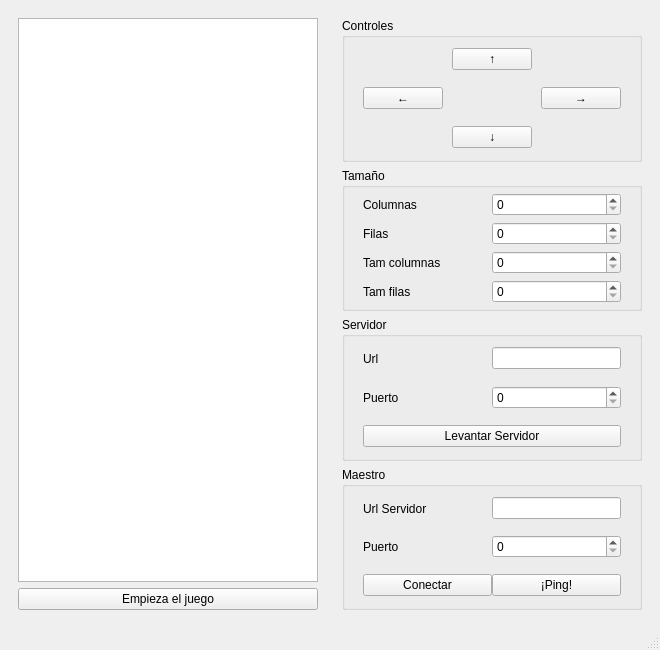
<?xml version="1.0" encoding="UTF-8"?>
<ui version="4.0">
  <class>Snake</class>
  <widget class="QMainWindow" name="Snake">
    <property name="geometry">
      <rect>
	<x>0</x>
	<y>0</y>
	<width>660</width>
	<height>650</height>
      </rect>
    </property>
    <property name="windowTitle">
      <string>Juego Snake</string>
    </property>
    <widget class="QWidget" name="centralwidget">
      <layout class="QHBoxLayout" name="horizontalLayout_2">
	<item>
	  <layout class="QHBoxLayout" name="horizontalLayout">
	    <item>
	      <widget class="QWidget" name="widget_2" native="true">
		<layout class="QVBoxLayout" name="verticalLayout_4">
		  <item>
		    <layout class="QVBoxLayout" name="verticalLayout_2">
		      <item>
			<widget class="QTableWidget" name="PantallaJuego"/>
		      </item>
		      <item>
			<widget class="QPushButton" name="EmpiezaJuego">
			  <property name="text">
			    <string>Empieza el juego</string>
			  </property>
			</widget>
		      </item>
		    </layout>
		  </item>
		</layout>
	      </widget>
	    </item>
	    <item>
	      <widget class="QWidget" name="widget" native="true">
		<layout class="QVBoxLayout" name="verticalLayout_15">
		  <item>
		    <layout class="QVBoxLayout" name="verticalLayout_14">
		      <item>
			<widget class="QGroupBox" name="Controles">
			  <property name="title">
			    <string>Controles</string>
			  </property>
			  <layout class="QVBoxLayout" name="verticalLayout_23">
			    <property name="spacing">
			      <number>0</number>
			    </property>
			    <property name="topMargin">
			      <number>2</number>
			    </property>
			    <property name="bottomMargin">
			      <number>2</number>
			    </property>
			    <item>
			      <layout class="QVBoxLayout" name="verticalLayout_22">
				<item>
				  <widget class="QWidget" name="Up" native="true">
				    <layout class="QHBoxLayout" name="horizontalLayout_33">
				      <property name="spacing">
					<number>0</number>
				      </property>
				      <property name="topMargin">
					<number>0</number>
				      </property>
				      <property name="bottomMargin">
					<number>0</number>
				      </property>
				      <item>
					<layout class="QHBoxLayout" name="horizontalLayout_30">
					  <property name="leftMargin">
					    <number>0</number>
					  </property>
					  <property name="rightMargin">
					    <number>0</number>
					  </property>
					  <item>
					    <spacer name="horizontalSpacer_2">
					      <property name="orientation">
						<enum>Qt::Horizontal</enum>
					      </property>
					      <property name="sizeHint" stdset="0">
						<size>
						  <width>40</width>
						  <height>20</height>
						</size>
					      </property>
					    </spacer>
					  </item>
					  <item>
					    <widget class="QPushButton" name="UpButton">
					      <property name="text">
						<string>&#8593;</string>
					      </property>
					    </widget>
					  </item>
					  <item>
					    <spacer name="horizontalSpacer">
					      <property name="orientation">
						<enum>Qt::Horizontal</enum>
					      </property>
					      <property name="sizeHint" stdset="0">
						<size>
						  <width>40</width>
						  <height>20</height>
						</size>
					      </property>
					    </spacer>
					  </item>
					</layout>
				      </item>
				    </layout>
				  </widget>
				</item>
				<item>
				  <widget class="QWidget" name="LeftRight" native="true">
				    <layout class="QHBoxLayout" name="horizontalLayout_31">
				      <property name="spacing">
					<number>0</number>
				      </property>
				      <property name="topMargin">
					<number>0</number>
				      </property>
				      <property name="bottomMargin">
					<number>0</number>
				      </property>
				      <item>
					<layout class="QHBoxLayout" name="horizontalLayout_28">
					  <property name="leftMargin">
					    <number>0</number>
					  </property>
					  <property name="rightMargin">
					    <number>0</number>
					  </property>
					  <item>
					    <widget class="QPushButton" name="LeftButton">
					      <property name="text">
						<string>&#8592;</string>
					      </property>
					    </widget>
					  </item>
					  <item>
					    <spacer name="horizontalSpacer_5">
					      <property name="orientation">
						<enum>Qt::Horizontal</enum>
					      </property>
					      <property name="sizeHint" stdset="0">
						<size>
						  <width>40</width>
						  <height>20</height>
						</size>
					      </property>
					    </spacer>
					  </item>
					  <item>
					    <widget class="QPushButton" name="RightButton">
					      <property name="text">
						<string>&#8594;</string>
					      </property>
					    </widget>
					  </item>
					</layout>
				      </item>
				    </layout>
				  </widget>
				</item>
				<item>
				  <widget class="QWidget" name="Down" native="true">
				    <layout class="QHBoxLayout" name="horizontalLayout_32">
				      <property name="spacing">
					<number>0</number>
				      </property>
				      <property name="topMargin">
					<number>0</number>
				      </property>
				      <property name="bottomMargin">
					<number>0</number>
				      </property>
				      <item>
					<layout class="QHBoxLayout" name="horizontalLayout_29">
					  <property name="leftMargin">
					    <number>0</number>
					  </property>
					  <property name="rightMargin">
					    <number>0</number>
					  </property>
					  <item>
					    <spacer name="horizontalSpacer_3">
					      <property name="orientation">
						<enum>Qt::Horizontal</enum>
					      </property>
					      <property name="sizeHint" stdset="0">
						<size>
						  <width>40</width>
						  <height>20</height>
						</size>
					      </property>
					    </spacer>
					  </item>
					  <item>
					    <widget class="QPushButton" name="DownButton">
					      <property name="text">
						<string>&#8595;</string>
					      </property>
					    </widget>
					  </item>
					  <item>
					    <spacer name="horizontalSpacer_4">
					      <property name="orientation">
						<enum>Qt::Horizontal</enum>
					      </property>
					      <property name="sizeHint" stdset="0">
						<size>
						  <width>40</width>
						  <height>20</height>
						</size>
					      </property>
					    </spacer>
					  </item>
					</layout>
				      </item>
				    </layout>
				  </widget>
				</item>
			      </layout>
			    </item>
			  </layout>
			</widget>
		      </item>
		      <item>
			<widget class="QGroupBox" name="Size">
			  <property name="title">
			    <string>Tamaño</string>
			  </property>
			  <layout class="QVBoxLayout" name="verticalLayout_21">
			    <property name="spacing">
			      <number>0</number>
			    </property>
			    <property name="topMargin">
			      <number>2</number>
			    </property>
			    <property name="bottomMargin">
			      <number>2</number>
			    </property>
			    <item>
			      <layout class="QVBoxLayout" name="verticalLayout_20">
				<property name="spacing">
				  <number>0</number>
				</property>
				<item>
				  <widget class="QWidget" name="Columnas" native="true">
				    <layout class="QHBoxLayout" name="horizontalLayout_18">
				      <property name="spacing">
					<number>0</number>
				      </property>
				      <property name="topMargin">
					<number>2</number>
				      </property>
				      <property name="bottomMargin">
					<number>2</number>
				      </property>
				      <item>
					<layout class="QHBoxLayout" name="horizontalLayout_17">
					  <item>
					    <widget class="QLabel" name="label_5">
					      <property name="text">
						<string>Columnas</string>
					      </property>
					    </widget>
					  </item>
					  <item>
					    <widget class="QSpinBox" name="spinBox_3"/>
					  </item>
					</layout>
				      </item>
				    </layout>
				  </widget>
				</item>
				<item>
				  <widget class="QWidget" name="Filas" native="true">
				    <layout class="QHBoxLayout" name="horizontalLayout_23">
				      <property name="spacing">
					<number>0</number>
				      </property>
				      <property name="topMargin">
					<number>2</number>
				      </property>
				      <property name="bottomMargin">
					<number>2</number>
				      </property>
				      <item>
					<layout class="QHBoxLayout" name="horizontalLayout_20">
					  <item>
					    <widget class="QLabel" name="label_6">
					      <property name="text">
						<string>Filas</string>
					      </property>
					    </widget>
					  </item>
					  <item>
					    <widget class="QSpinBox" name="spinBox_4"/>
					  </item>
					</layout>
				      </item>
				    </layout>
				  </widget>
				</item>
				<item>
				  <widget class="QWidget" name="TamColumnas" native="true">
				    <layout class="QHBoxLayout" name="horizontalLayout_24">
				      <property name="spacing">
					<number>0</number>
				      </property>
				      <property name="topMargin">
					<number>2</number>
				      </property>
				      <property name="bottomMargin">
					<number>2</number>
				      </property>
				      <item>
					<layout class="QHBoxLayout" name="horizontalLayout_21">
					  <item>
					    <widget class="QLabel" name="label_7">
					      <property name="text">
						<string>Tam columnas</string>
					      </property>
					    </widget>
					  </item>
					  <item>
					    <widget class="QSpinBox" name="spinBox_5"/>
					  </item>
					</layout>
				      </item>
				    </layout>
				  </widget>
				</item>
				<item>
				  <widget class="QWidget" name="TamFilas" native="true">
				    <layout class="QHBoxLayout" name="horizontalLayout_25">
				      <property name="spacing">
					<number>0</number>
				      </property>
				      <property name="topMargin">
					<number>2</number>
				      </property>
				      <property name="bottomMargin">
					<number>2</number>
				      </property>
				      <item>
					<layout class="QHBoxLayout" name="horizontalLayout_22">
					  <item>
					    <widget class="QLabel" name="label_8">
					      <property name="text">
						<string>Tam filas</string>
					      </property>
					    </widget>
					  </item>
					  <item>
					    <widget class="QSpinBox" name="spinBox_6"/>
					  </item>
					</layout>
				      </item>
				    </layout>
				  </widget>
				</item>
			      </layout>
			    </item>
			  </layout>
			</widget>
		      </item>
		      <item>
			<widget class="QGroupBox" name="Servidor">
			  <property name="title">
			    <string>Servidor</string>
			  </property>
			  <layout class="QVBoxLayout" name="verticalLayout_17">
			    <property name="spacing">
			      <number>0</number>
			    </property>
			    <property name="topMargin">
			      <number>2</number>
			    </property>
			    <property name="bottomMargin">
			      <number>2</number>
			    </property>
			    <item>
			      <layout class="QVBoxLayout" name="verticalLayout_16">
				<item>
				  <widget class="QWidget" name="URL" native="true">
				    <layout class="QHBoxLayout" name="horizontalLayout_4">
				      <property name="spacing">
					<number>0</number>
				      </property>
				      <property name="topMargin">
					<number>2</number>
				      </property>
				      <property name="bottomMargin">
					<number>2</number>
				      </property>
				      <item>
					<layout class="QHBoxLayout" name="horizontalLayout_3">
					  <item>
					    <widget class="QLabel" name="label">
					      <property name="text">
						<string>Url</string>
					      </property>
					    </widget>
					  </item>
					  <item>
					    <widget class="QLineEdit" name="lineEdit">
					      <property name="sizePolicy">
						<sizepolicy hsizetype="Minimum" vsizetype="Fixed">
						  <horstretch>0</horstretch>
						  <verstretch>0</verstretch>
						</sizepolicy>
					      </property>
					    </widget>
					  </item>
					</layout>
				      </item>
				    </layout>
				  </widget>
				</item>
				<item>
				  <widget class="QWidget" name="Puerto" native="true">
				    <layout class="QHBoxLayout" name="horizontalLayout_6">
				      <property name="spacing">
					<number>0</number>
				      </property>
				      <property name="topMargin">
					<number>2</number>
				      </property>
				      <property name="bottomMargin">
					<number>2</number>
				      </property>
				      <item>
					<layout class="QHBoxLayout" name="horizontalLayout_5">
					  <item>
					    <widget class="QLabel" name="label_2">
					      <property name="text">
						<string>Puerto</string>
					      </property>
					    </widget>
					  </item>
					  <item>
					    <widget class="QSpinBox" name="spinBox">
					      <property name="sizePolicy">
						<sizepolicy hsizetype="Minimum" vsizetype="Fixed">
						  <horstretch>0</horstretch>
						  <verstretch>0</verstretch>
						</sizepolicy>
					      </property>
					    </widget>
					  </item>
					</layout>
				      </item>
				    </layout>
				  </widget>
				</item>
				<item>
				  <widget class="QWidget" name="LevantarServButton" native="true">
				    <layout class="QVBoxLayout" name="verticalLayout_25">
				      <property name="spacing">
					<number>0</number>
				      </property>
				      <property name="topMargin">
					<number>2</number>
				      </property>
				      <property name="bottomMargin">
					<number>2</number>
				      </property>
				      <item>
					<layout class="QVBoxLayout" name="verticalLayout_24">
					  <item>
					    <widget class="QPushButton" name="LevantarServidor">
					      <property name="text">
						<string>Levantar Servidor</string>
					      </property>
					    </widget>
					  </item>
					</layout>
				      </item>
				    </layout>
				  </widget>
				</item>
			      </layout>
			    </item>
			  </layout>
			</widget>
		      </item>
		      <item>
			<widget class="QGroupBox" name="Maestro">
			  <property name="title">
			    <string>Maestro</string>
			  </property>
			  <layout class="QVBoxLayout" name="verticalLayout_19">
			    <property name="spacing">
			      <number>0</number>
			    </property>
			    <property name="topMargin">
			      <number>2</number>
			    </property>
			    <property name="bottomMargin">
			      <number>2</number>
			    </property>
			    <item>
			      <layout class="QVBoxLayout" name="verticalLayout_18">
				<item>
				  <widget class="QWidget" name="URLMaestro" native="true">
				    <layout class="QHBoxLayout" name="horizontalLayout_12">
				      <property name="spacing">
					<number>0</number>
				      </property>
				      <property name="topMargin">
					<number>2</number>
				      </property>
				      <property name="bottomMargin">
					<number>2</number>
				      </property>
				      <item>
					<layout class="QHBoxLayout" name="horizontalLayout_11">
					  <item>
					    <widget class="QLabel" name="label_4">
					      <property name="text">
						<string>Url Servidor</string>
					      </property>
					    </widget>
					  </item>
					  <item>
					    <widget class="QLineEdit" name="lineEdit_2">
					      <property name="sizePolicy">
						<sizepolicy hsizetype="Minimum" vsizetype="Fixed">
						  <horstretch>0</horstretch>
						  <verstretch>0</verstretch>
						</sizepolicy>
					      </property>
					    </widget>
					  </item>
					</layout>
				      </item>
				    </layout>
				  </widget>
				</item>
				<item>
				  <widget class="QWidget" name="PuertoMaestro" native="true">
				    <layout class="QHBoxLayout" name="horizontalLayout_14">
				      <property name="spacing">
					<number>0</number>
				      </property>
				      <property name="topMargin">
					<number>2</number>
				      </property>
				      <property name="bottomMargin">
					<number>2</number>
				      </property>
				      <item>
					<layout class="QHBoxLayout" name="horizontalLayout_13">
					  <item>
					    <widget class="QLabel" name="label_3">
					      <property name="text">
						<string>Puerto</string>
					      </property>
					    </widget>
					  </item>
					  <item>
					    <widget class="QSpinBox" name="spinBox_2"/>
					  </item>
					</layout>
				      </item>
				    </layout>
				  </widget>
				</item>
				<item>
				  <widget class="QWidget" name="Botones" native="true">
				    <layout class="QHBoxLayout" name="horizontalLayout_8">
				      <property name="spacing">
					<number>0</number>
				      </property>
				      <property name="topMargin">
					<number>2</number>
				      </property>
				      <property name="bottomMargin">
					<number>2</number>
				      </property>
				      <item>
					<layout class="QHBoxLayout" name="horizontalLayout_7">
					  <item>
					    <widget class="QPushButton" name="Conectar">
					      <property name="text">
						<string>Conectar</string>
					      </property>
					    </widget>
					  </item>
					  <item>
					    <widget class="QPushButton" name="Ping">
					      <property name="text">
						<string>¡Ping!</string>
					      </property>
					    </widget>
					  </item>
					</layout>
				      </item>
				    </layout>
				  </widget>
				</item>
			      </layout>
			    </item>
			  </layout>
			</widget>
		      </item>
		    </layout>
		  </item>
		</layout>
	      </widget>
	    </item>
	  </layout>
	</item>
      </layout>
    </widget>
    <widget class="QMenuBar" name="menubar">
      <property name="geometry">
	<rect>
	  <x>0</x>
	  <y>0</y>
	  <width>660</width>
	  <height>30</height>
	</rect>
      </property>
    </widget>
    <widget class="QStatusBar" name="statusbar"/>
  </widget>
  <resources/>
  <connections/>
</ui>
